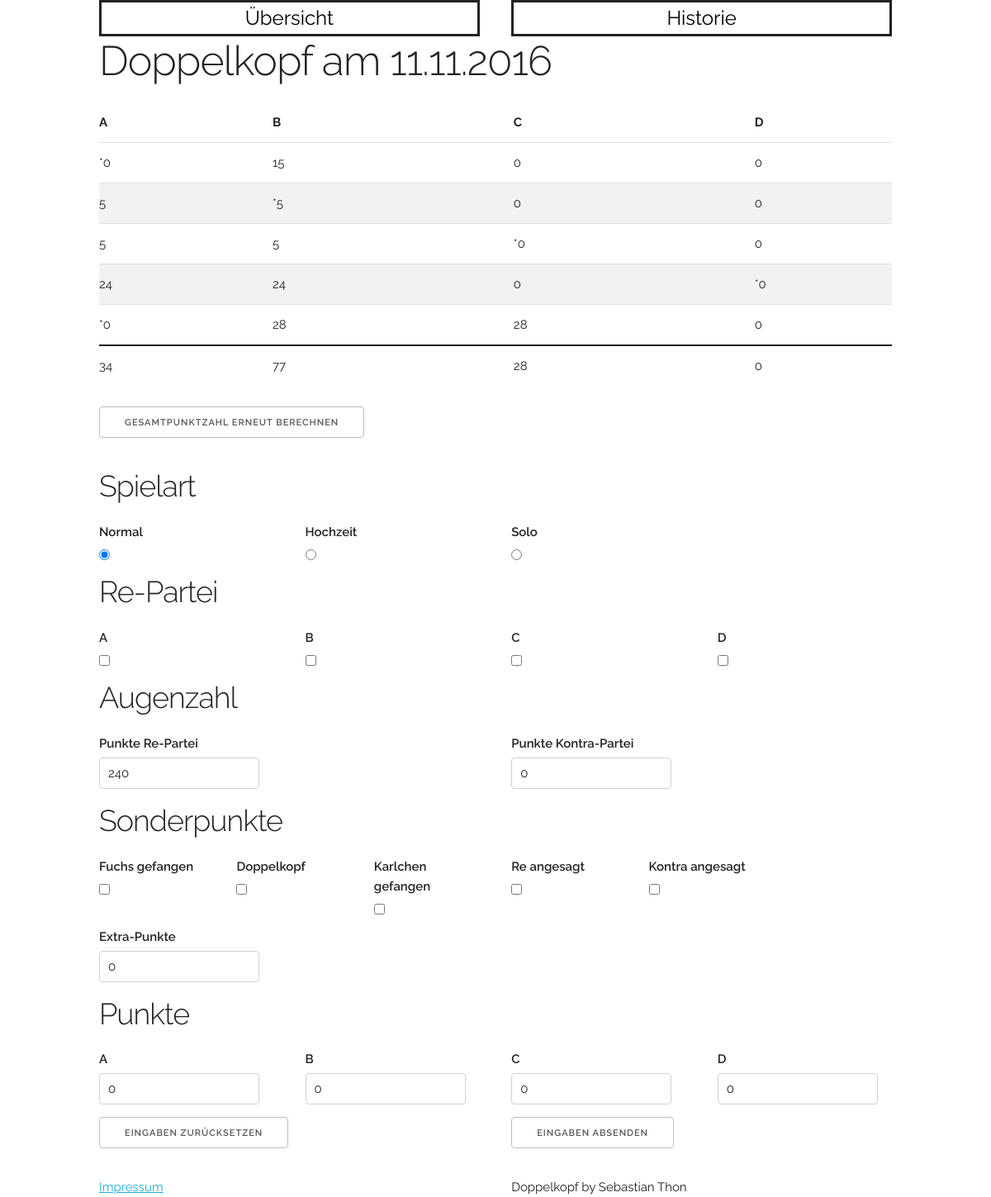
/doppelkopf/2/, run on the app's committed database.
### doppelkopf/models.py (models this page shows, shortened)
class Round(models.Model):
    name = models.CharField(max_length=100)
    player_A = models.CharField(max_length=100)
    player_B = models.CharField(max_length=100)
    player_C = models.CharField(max_length=100)
    player_D = models.CharField(max_length=100)
    points_A = models.PositiveSmallIntegerField(default=0)
    points_B = models.PositiveSmallIntegerField(default=0)
    points_C = models.PositiveSmallIntegerField(default=0)
    points_D = models.PositiveSmallIntegerField(default=0)
    pub_date = models.DateTimeField(auto_now_add=True)
    last_played = models.DateTimeField(auto_now=True)
    tournament_played = models.ForeignKey(Tournament, on_delete=models.CASCADE, default=0)

class Points(models.Model):
    round = models.ForeignKey(Round, on_delete=models.CASCADE)
    round_points_A = models.PositiveSmallIntegerField(default=0)
    round_points_B = models.PositiveSmallIntegerField(default=0)
    round_points_C = models.PositiveSmallIntegerField(default=0)
    round_points_D = models.PositiveSmallIntegerField(default=0)
    play_date = models.DateTimeField(auto_now_add=True)

### doppelkopf/views.py (the view)
# urls.py: url(r'^(?P<round_id>[0-9]+)/$', views.detail, name='detail'),
def detail(request, round_id):
    round_now = get_object_or_404(Round, pk=round_id)
    points_id = Points.objects.filter(round=round_now)
    context = {'round_id': round_now, 'points_id': points_id}
    return render(request, 'doppelkopf/detail.html', context)

### doppelkopf/templates/doppelkopf/detail.html (shortened to what this page needs)
{% extends './base.html' %}
{% block header %}
    <h1>{{ round_id.name }}</h1>
{% endblock %}
{% block content %}
    <div class="row">
        {% if points_id %}
            <table id="ergebnis" class="u-full-width">
                <thead>
                <tr>
                    <th>{{ round_id.player_A }}</th>
                    <th>{{ round_id.player_B }}</th>
                    <th>{{ round_id.player_C }}</th>
                    <th>{{ round_id.player_D }}</th>
                </tr>
                </thead>
                <tbody>
                {% for points in points_id %}
                    <tr>
                        <td>{{ points.round_points_A }}</td>
                        <td>{{ points.round_points_B }}</td>
                        <td>{{ points.round_points_C }}</td>
                        <td>{{ points.round_points_D }}</td>
                    </tr>
                {% endfor %}
                </tbody>
                <tfoot>
                <tr>
                    <td>{{ round_id.points_A }}</td>
                    <td>{{ round_id.points_B }}</td>
                    <td>{{ round_id.points_C }}</td>
                    <td>{{ round_id.points_D }}</td>
                </tr>
                </tfoot>
            </table>
        {% else %}
            Noch keine Punkte eingetragen.
        {% endif %}
    </div>
    <div class="row">
        <form action="{% url 'doppelkopf:recalculate' round_id.id %}" method="post" id="recalculate">
            <button type="submit" id="recalculate_button">Gesamtpunktzahl erneut berechnen</button>
        </form>
    </div>
    <form action="{% url 'doppelkopf:calculate' round_id.id %}" method="post" id="calculate">
        <h3>Spielart</h3>
        <div class="row">
            <div class="three columns">
                <label for="normal">Normal</label>
                <input id="normal" type="radio" value="normal" name="gametype" checked>
            </div>
            <div class="three columns">
                <label for="hochzeit">Hochzeit</label>
                <input id="hochzeit" type="radio" value="wedding" name="gametype">
            </div>
            <div class="three columns">
                <label for="solo">Solo</label>
                <input id="solo" type="radio" value="solo" name="gametype">
            </div>
        </div>
        <h3>Re-Partei</h3>
        <div class="row">
            <div class="three columns">
                <label for="player_A">{{ round_id.player_A }}</label>
                <input id="player_A" type="checkbox" value="player_A" name="player">
            </div>
            <div class="three columns">
                <label for="player_B">{{ round_id.player_B }}</label>
                <input id="player_B" type="checkbox" value="player_B" name="player">
            </div>
            <div class="three columns">
                <label for="player_C">{{ round_id.player_C }}</label>
                <input id="player_C" type="checkbox" value="player_C" name="player">
            </div>
            <div class="three columns">
                <label for="player_D">{{ round_id.player_D }}</label>
                <input id="player_D" type="checkbox" value="player_D" name="player">
            </div>
        </div>
        <h3>Augenzahl</h3>
        <div class="row">
            <div class="six columns">
                <label for="points_re">Punkte Re-Partei</label>
                <input id="points_re" type="number" value="240" name="points">
            </div>
            <div class="six columns">
                <label for="points_contra">Punkte Kontra-Partei</label>
                <input id="points_contra" type="number" value="0" name="points">
            </div>
        </div>
        <h3>Sonderpunkte</h3>
        <div class="row">
            <div class="two columns">
                <label for="fox">Fuchs gefangen</label>
                <input id="fox" type="checkbox" value="fox">
            </div>
            <div class="two columns">
                <label for="doublehead">Doppelkopf</label>
                <input id="doublehead" type="checkbox" value="doublehead">
            </div>
            <div class="two columns">
                <label for="karl">Karlchen gefangen</label>
                <input id="karl" type="checkbox" value="karl">
            </div>
            <div class="two columns">
                <label for="said_re">Re angesagt</label>
                <input id="said_re" type="checkbox" value="said_re">
            </div>
            <div class="two columns">
                <label for="said_contra">Kontra angesagt</label>
                <input id="said_contra" type="checkbox" value="said_contra">
            </div>
        </div>
        <div class="row">
            <div class="two columns">
                <label for="extra">Extra-Punkte</label>
                <input id="extra" type="number" value="0">
            </div>
        </div>
        <h3>Punkte</h3>
        <div class="row">
            <div class="three columns">
                <label for="points_A">{{ round_id.player_A }}</label>
                <input id="points_A" type="number" value="0" name="points_A">
            </div>
            <div class="three columns">
                <label for="points_B">{{ round_id.player_B }}</label>
                <input id="points_B" type="number" value="0" name="points_B">
            </div>
            <div class="three columns">
                <label for="points_C">{{ round_id.player_C }}</label>
                <input id="points_C" type="number" value="0" name="points_C">
            </div>
            <div class="three columns">
                <label for="points_D">{{ round_id.player_D }}</label>
                <input id="points_D" type="number" value="0" name="points_D">
            </div>
        </div>
        <div class="row">
            <div class="six columns">
                <button type="reset" id="reset">Eingaben zurücksetzen</button>
            </div>
            <div class="six columns">
                <button type="submit">Eingaben absenden</button>
            </div>
        </div>
    </form>
{% endblock %}

### doppelkopf/templates/doppelkopf/base.html (shortened to what this page needs)
<!DOCTYPE html>
<html lang="en">
<head>
    {% load static %}
    <link rel="stylesheet" href="{% static 'doppelkopf/css/normalize.css' %}">
    <link rel="stylesheet" href="{% static 'doppelkopf/css/skeleton.css' %}">
    <link rel="stylesheet" href="{% static 'doppelkopf/css/ownstyle.css' %}">
</head>
<body>
<div class="container">
    {% block top_navigation %}
        <div class="row" role="navigation" id="nav-bar">
            <div class="six columns">
                <a href="{% url 'doppelkopf:index' %}" class="u-full-width"><div>Übersicht</div></a>
            </div>
            <div class="six columns">
                <a href="{% url 'doppelkopf:history' %}" class="u-full-width"><div>Historie</div></a>
            </div>
        </div>
    {% endblock %}
    {% block header %}{% endblock %}
        {% block content %}{% endblock %}
    {% block footer %}
        <div class="row">
            <div class="six columns">
                <a href="">Impressum</a>
            </div>
            <div class="six columns">
                Doppelkopf by Sebastian Thon
            </div>
        </div>
    {% endblock %}
</div>
</body>
</html>

### doppelkopf/static/doppelkopf/css/skeleton.css (style rules this page uses)
.container { position: relative; width: 100%; max-width: 960px; margin: 0 auto; padding: 0 20px; box-sizing: border-box; }
.column, .columns { width: 100%; float: left; box-sizing: border-box; }
@media (min-width: 400px) { .container { width: 85%; padding: 0; } }
@media (min-width: 550px) { .container { width: 80%; } }
@media (min-width: 550px) { .column, .columns { margin-left: 4%; } }
@media (min-width: 550px) { .column:first-child, .columns:first-child { margin-left: 0; } }
@media (min-width: 550px) { .two.columns { width: 13.3333333333%; } }
@media (min-width: 550px) { .three.columns { width: 22%; } }
@media (min-width: 550px) { .six.columns { width: 48%; } }
html { font-size: 62.5%; }
body { font-size: 1.5em; line-height: 1.6; font-weight: 400; font-family: "Raleway", "HelveticaNeue", "Helvetica Neue", Helvetica, Arial, sans-serif; color: #222; }
h1, h2, h3, h4, h5, h6 { margin-top: 0; margin-bottom: 2rem; font-weight: 300; }
h1 { font-size: 4.0rem; line-height: 1.2; letter-spacing: -.1rem; }
h3 { font-size: 3.0rem; line-height: 1.3; letter-spacing: -.1rem; }
@media (min-width: 550px) { h1 { font-size: 5.0rem; } }
@media (min-width: 550px) { h3 { font-size: 3.6rem; } }
a { color: #1EAEDB; }
.button, button, input[type="submit"], input[type="reset"], input[type="button"] { display: inline-block; height: 38px; padding: 0 30px; color: #555; text-align: center; font-size: 11px; font-weight: 600; line-height: 38px; letter-spacing: .1rem; text-transform: uppercase; text-decoration: none; white-space: nowrap; background-color: transparent; border-radius: 4px; border: 1px solid #bbb; cursor: pointer; box-sizing: border-box; }
input[type="email"], input[type="number"], input[type="search"], input[type="text"], input[type="tel"], input[type="url"], input[type="password"], textarea, select { height: 38px; padding: 6px 10px; background-color: #fff; border: 1px solid #D1D1D1; border-radius: 4px; box-shadow: none; box-sizing: border-box; }
input[type="email"], input[type="number"], input[type="search"], input[type="text"], input[type="tel"], input[type="url"], input[type="password"], textarea { -webkit-appearance: none; -moz-appearance: none; appearance: none; }
label, legend { display: block; margin-bottom: .5rem; font-weight: 600; }
input[type="checkbox"], input[type="radio"] { display: inline; }
th, td { padding: 12px 15px; text-align: left; border-bottom: 1px solid #E1E1E1; }
th:first-child, td:first-child { padding-left: 0; }
th:last-child, td:last-child { padding-right: 0; }
button, .button { margin-bottom: 1rem; }
input, textarea, select, fieldset { margin-bottom: 1.5rem; }
pre, blockquote, dl, figure, table, p, ul, ol, form { margin-bottom: 2.5rem; }
.u-full-width { width: 100%; box-sizing: border-box; }
.container:after, .row:after, .u-cf { content: ""; display: table; clear: both; }

### doppelkopf/static/doppelkopf/css/ownstyle.css (style rules this page uses)
#nav-bar { font-size: x-large; text-align: center; }
#nav-bar .columns { border: solid; }
#nav-bar a { color: black; text-decoration: none; }
tfoot { border-top: solid 2px; }
tfoot td { border-bottom: none; }
#ergebnis tbody tr:nth-child(even) { background-color: #f2f2f2; }
#ergebnis tbody tr:nth-child(4n - 3) > td:first-child::before { content: "*"; }
#ergebnis tbody tr:nth-child(4n - 2) > td:nth-child(2)::before { content: "*"; }
#ergebnis tbody tr:nth-child(4n - 1) > td:nth-child(3)::before { content: "*"; }
#ergebnis tbody tr:nth-child(4n) > td:last-child::before { content: "*"; }

### data on the page
Round: name "Doppelkopf am 11.11.2016", player_A "A", player_B "B", player_C "C", player_D "D", points_A "34", points_B "77", points_C "28", points_D "0"
Points: round_points_A "0", round_points_B "15", round_points_C "0", round_points_D "0"
Points: round_points_A "5", round_points_B "5", round_points_C "0", round_points_D "0"
Points: round_points_A "5", round_points_B "5", round_points_C "0", round_points_D "0"
Points: round_points_A "24", round_points_B "24", round_points_C "0", round_points_D "0"
Points: round_points_A "0", round_points_B "28", round_points_C "28", round_points_D "0"
